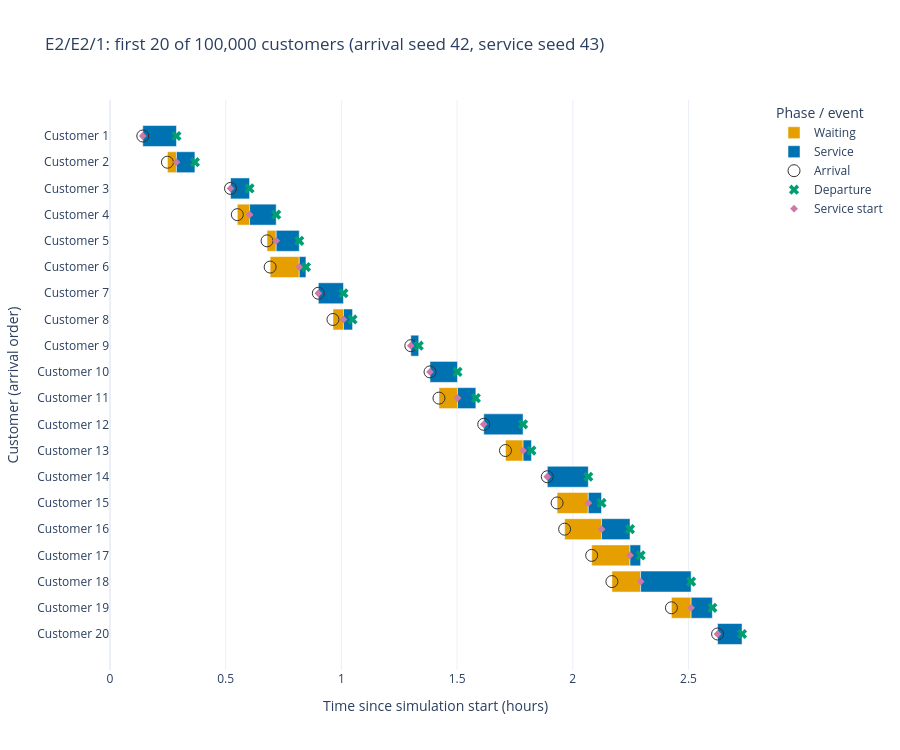

Here is the notebook cell this chart was saved with:
### Markdown cell above
#### 6. Gantt chart: first 20 customers

Only the first 20 customers are shown. Orange spans arrival (`AT`) to service start (`TSB`); blue spans service start to departure (`TSE`). Hover to inspect the times in hours (and days) since simulation start.

### Code cell
first = df.sort_values(["AT", "c_id"]).head(20)
fig = plot_gantt(first, title=f"{example_title}: first {len(first)} of {len(df):,} customers "
                             f"(arrival seed {arrival_seed}, service seed {service_seed})")
fig.show()
first[["c_id", "AT", "TSB", "TSE", "TCWQ", "ST", "TCSS", "s_id"]]

### Figure 1 — Plotly figure (JSON) as saved in the notebook; plotly's stock layout.template omitted (floating-point values rounded to 4 significant figures)
{"data": [{"base": [0.1417, 0.2482, 0.5208, 0.5503, 0.6787, 0.6921, 0.9003, 0.9636, 1.3, 1.383, 1.422, 1.615, 1.709, 1.89, 1.932, 1.965, 2.082, 2.169, 2.426, 2.626], "customdata": [["0.14 h (0.01 days)", "0.14 h (0.01 days)", "0 h (0 days)"], ["0.25 h (0.01 days)", "0.29 h (0.01 days)", "0.04 h (0 days)"], ["0.52 h (0.02 days)", "0.52 h (0.02 days)", "0 h (0 days)"], ["0.55 h (0.02 days)", "0.6 h (0.03 days)", "0.05 h (0 days)"], ["0.68 h (0.03 days)", "0.72 h (0.03 days)", "0.04 h (0 days)"], ["0.69 h (0.03 days)", "0.82 h (0.03 days)", "0.13 h (0.01 days)"], ["0.9 h (0.04 days)", "0.9 h (0.04 days)", "0 h (0 days)"], ["0.96 h (0.04 days)", "1.01 h (0.04 days)", "0.05 h (0 days)"], ["1.3 h (0.05 days)", "1.3 h (0.05 days)", "0 h (0 days)"], ["1.38 h (0.06 days)", "1.38 h (0.06 days)", "0 h (0 days)"], ["1.42 h (0.06 days)", "1.5 h (0.06 days)", "0.08 h (0 days)"], ["1.62 h (0.07 days)", "1.62 h (0.07 days)", "0 h (0 days)"], ["1.71 h (0.07 days)", "1.79 h (0.07 days)", "0.08 h (0 days)"], ["1.89 h (0.08 days)", "1.89 h (0.08 days)", "0 h (0 days)"], ["1.93 h (0.08 days)", "2.07 h (0.09 days)", "0.13 h (0.01 days)"], ["1.96 h (0.08 days)", "2.12 h (0.09 days)", "0.16 h (0.01 days)"], ["2.08 h (0.09 days)", "2.25 h (0.09 days)", "0.17 h (0.01 days)"], ["2.17 h (0.09 days)", "2.29 h (0.1 days)", "0.12 h (0.01 days)"], ["2.43 h (0.1 days)", "2.51 h (0.1 days)", "0.09 h (0 days)"], ["2.63 h (0.11 days)", "2.63 h (0.11 days)", "0 h (0 days)"]], "hovertemplate": "%{text}<br>Start: %{customdata[0]}<br>End: %{customdata[1]}<br>Duration: %{customdata[2]}<extra>%{fullData.name}</extra>", "marker": {"color": "#E69F00"}, "name": "Waiting", "orientation": "h", "text": ["Customer 1", "Customer 2", "Customer 3", "Customer 4", "Customer 5", "Customer 6", "Customer 7", "Customer 8", "Customer 9", "Customer 10", "Customer 11", "Customer 12", "Customer 13", "Customer 14", "Customer 15", "Customer 16", "Customer 17", "Customer 18", "Customer 19", "Customer 20"], "textposition": "none", "type": "bar", "x": [0.0, 0.03895, 0.0, 0.0529, 0.03946, 0.1259, 0.0, 0.04541, 0.0, 0.0, 0.0801, 0.0, 0.07619, 0.0, 0.1349, 0.1594, 0.1656, 0.1241, 0.08518, 0.0], "y": ["Customer 1", "Customer 2", "Customer 3", "Customer 4", "Customer 5", "Customer 6", "Customer 7", "Customer 8", "Customer 9", "Customer 10", "Customer 11", "Customer 12", "Customer 13", "Customer 14", "Customer 15", "Customer 16", "Customer 17", "Customer 18", "Customer 19", "Customer 20"]}, {"base": [0.1417, 0.2872, 0.5208, 0.6032, 0.7182, 0.8179, 0.9003, 1.009, 1.3, 1.383, 1.502, 1.615, 1.785, 1.89, 2.067, 2.124, 2.247, 2.293, 2.511, 2.626], "customdata": [["0.14 h (0.01 days)", "0.29 h (0.01 days)", "0.15 h (0.01 days)"], ["0.29 h (0.01 days)", "0.37 h (0.02 days)", "0.08 h (0 days)"], ["0.52 h (0.02 days)", "0.6 h (0.03 days)", "0.08 h (0 days)"], ["0.6 h (0.03 days)", "0.72 h (0.03 days)", "0.12 h (0 days)"], ["0.72 h (0.03 days)", "0.82 h (0.03 days)", "0.1 h (0 days)"], ["0.82 h (0.03 days)", "0.85 h (0.04 days)", "0.03 h (0 days)"], ["0.9 h (0.04 days)", "1.01 h (0.04 days)", "0.11 h (0 days)"], ["1.01 h (0.04 days)", "1.05 h (0.04 days)", "0.04 h (0 days)"], ["1.3 h (0.05 days)", "1.33 h (0.06 days)", "0.03 h (0 days)"], ["1.38 h (0.06 days)", "1.5 h (0.06 days)", "0.12 h (0 days)"], ["1.5 h (0.06 days)", "1.58 h (0.07 days)", "0.08 h (0 days)"], ["1.62 h (0.07 days)", "1.79 h (0.07 days)", "0.17 h (0.01 days)"], ["1.79 h (0.07 days)", "1.82 h (0.08 days)", "0.04 h (0 days)"], ["1.89 h (0.08 days)", "2.07 h (0.09 days)", "0.18 h (0.01 days)"], ["2.07 h (0.09 days)", "2.12 h (0.09 days)", "0.06 h (0 days)"], ["2.12 h (0.09 days)", "2.25 h (0.09 days)", "0.12 h (0.01 days)"], ["2.25 h (0.09 days)", "2.29 h (0.1 days)", "0.05 h (0 days)"], ["2.29 h (0.1 days)", "2.51 h (0.1 days)", "0.22 h (0.01 days)"], ["2.51 h (0.1 days)", "2.6 h (0.11 days)", "0.09 h (0 days)"], ["2.63 h (0.11 days)", "2.73 h (0.11 days)", "0.11 h (0 days)"]], "hovertemplate": "%{text}<br>Start: %{customdata[0]}<br>End: %{customdata[1]}<br>Duration: %{customdata[2]}<extra>%{fullData.name}</extra>", "marker": {"color": "#0072B2"}, "name": "Service", "orientation": "h", "text": ["Customer 1", "Customer 2", "Customer 3", "Customer 4", "Customer 5", "Customer 6", "Customer 7", "Customer 8", "Customer 9", "Customer 10", "Customer 11", "Customer 12", "Customer 13", "Customer 14", "Customer 15", "Customer 16", "Customer 17", "Customer 18", "Customer 19", "Customer 20"], "textposition": "none", "type": "bar", "x": [0.1455, 0.07977, 0.08236, 0.115, 0.09974, 0.02889, 0.1087, 0.03929, 0.03421, 0.1188, 0.07926, 0.1701, 0.03617, 0.1771, 0.05713, 0.1231, 0.04594, 0.2182, 0.09174, 0.1057], "y": ["Customer 1", "Customer 2", "Customer 3", "Customer 4", "Customer 5", "Customer 6", "Customer 7", "Customer 8", "Customer 9", "Customer 10", "Customer 11", "Customer 12", "Customer 13", "Customer 14", "Customer 15", "Customer 16", "Customer 17", "Customer 18", "Customer 19", "Customer 20"]}, {"customdata": ["0.14 h (0.01 days)", "0.25 h (0.01 days)", "0.52 h (0.02 days)", "0.55 h (0.02 days)", "0.68 h (0.03 days)", "0.69 h (0.03 days)", "0.9 h (0.04 days)", "0.96 h (0.04 days)", "1.3 h (0.05 days)", "1.38 h (0.06 days)", "1.42 h (0.06 days)", "1.62 h (0.07 days)", "1.71 h (0.07 days)", "1.89 h (0.08 days)", "1.93 h (0.08 days)", "1.96 h (0.08 days)", "2.08 h (0.09 days)", "2.17 h (0.09 days)", "2.43 h (0.1 days)", "2.63 h (0.11 days)"], "hovertemplate": "%{text}<br>Time: %{customdata}<extra>%{fullData.name}</extra>", "marker": {"color": "#333333", "size": 12, "symbol": "circle-open"}, "mode": "markers", "name": "Arrival", "text": ["Customer 1", "Customer 2", "Customer 3", "Customer 4", "Customer 5", "Customer 6", "Customer 7", "Customer 8", "Customer 9", "Customer 10", "Customer 11", "Customer 12", "Customer 13", "Customer 14", "Customer 15", "Customer 16", "Customer 17", "Customer 18", "Customer 19", "Customer 20"], "type": "scatter", "x": [0.1417, 0.2482, 0.5208, 0.5503, 0.6787, 0.6921, 0.9003, 0.9636, 1.3, 1.383, 1.422, 1.615, 1.709, 1.89, 1.932, 1.965, 2.082, 2.169, 2.426, 2.626], "y": ["Customer 1", "Customer 2", "Customer 3", "Customer 4", "Customer 5", "Customer 6", "Customer 7", "Customer 8", "Customer 9", "Customer 10", "Customer 11", "Customer 12", "Customer 13", "Customer 14", "Customer 15", "Customer 16", "Customer 17", "Customer 18", "Customer 19", "Customer 20"]}, {"customdata": ["0.29 h (0.01 days)", "0.37 h (0.02 days)", "0.6 h (0.03 days)", "0.72 h (0.03 days)", "0.82 h (0.03 days)", "0.85 h (0.04 days)", "1.01 h (0.04 days)", "1.05 h (0.04 days)", "1.33 h (0.06 days)", "1.5 h (0.06 days)", "1.58 h (0.07 days)", "1.79 h (0.07 days)", "1.82 h (0.08 days)", "2.07 h (0.09 days)", "2.12 h (0.09 days)", "2.25 h (0.09 days)", "2.29 h (0.1 days)", "2.51 h (0.1 days)", "2.6 h (0.11 days)", "2.73 h (0.11 days)"], "hovertemplate": "%{text}<br>Time: %{customdata}<extra>%{fullData.name}</extra>", "marker": {"color": "#009E73", "size": 9, "symbol": "x"}, "mode": "markers", "name": "Departure", "text": ["Customer 1", "Customer 2", "Customer 3", "Customer 4", "Customer 5", "Customer 6", "Customer 7", "Customer 8", "Customer 9", "Customer 10", "Customer 11", "Customer 12", "Customer 13", "Customer 14", "Customer 15", "Customer 16", "Customer 17", "Customer 18", "Customer 19", "Customer 20"], "type": "scatter", "x": [0.2872, 0.3669, 0.6032, 0.7182, 0.8179, 0.8468, 1.009, 1.048, 1.334, 1.502, 1.581, 1.785, 1.821, 2.067, 2.124, 2.247, 2.293, 2.511, 2.603, 2.731], "y": ["Customer 1", "Customer 2", "Customer 3", "Customer 4", "Customer 5", "Customer 6", "Customer 7", "Customer 8", "Customer 9", "Customer 10", "Customer 11", "Customer 12", "Customer 13", "Customer 14", "Customer 15", "Customer 16", "Customer 17", "Customer 18", "Customer 19", "Customer 20"]}, {"customdata": ["0.14 h (0.01 days)", "0.29 h (0.01 days)", "0.52 h (0.02 days)", "0.6 h (0.03 days)", "0.72 h (0.03 days)", "0.82 h (0.03 days)", "0.9 h (0.04 days)", "1.01 h (0.04 days)", "1.3 h (0.05 days)", "1.38 h (0.06 days)", "1.5 h (0.06 days)", "1.62 h (0.07 days)", "1.79 h (0.07 days)", "1.89 h (0.08 days)", "2.07 h (0.09 days)", "2.12 h (0.09 days)", "2.25 h (0.09 days)", "2.29 h (0.1 days)", "2.51 h (0.1 days)", "2.63 h (0.11 days)"], "hovertemplate": "%{text}<br>Time: %{customdata}<extra>%{fullData.name}</extra>", "marker": {"color": "#CC79A7", "size": 6, "symbol": "diamond"}, "mode": "markers", "name": "Service start", "text": ["Customer 1", "Customer 2", "Customer 3", "Customer 4", "Customer 5", "Customer 6", "Customer 7", "Customer 8", "Customer 9", "Customer 10", "Customer 11", "Customer 12", "Customer 13", "Customer 14", "Customer 15", "Customer 16", "Customer 17", "Customer 18", "Customer 19", "Customer 20"], "type": "scatter", "x": [0.1417, 0.2872, 0.5208, 0.6032, 0.7182, 0.8179, 0.9003, 1.009, 1.3, 1.383, 1.502, 1.615, 1.785, 1.89, 2.067, 2.124, 2.247, 2.293, 2.511, 2.626], "y": ["Customer 1", "Customer 2", "Customer 3", "Customer 4", "Customer 5", "Customer 6", "Customer 7", "Customer 8", "Customer 9", "Customer 10", "Customer 11", "Customer 12", "Customer 13", "Customer 14", "Customer 15", "Customer 16", "Customer 17", "Customer 18", "Customer 19", "Customer 20"]}, {"customdata": [], "hovertemplate": "%{text}<br>Time: %{customdata}<extra>%{fullData.name}</extra>", "marker": {"color": "red", "size": 12, "symbol": "x"}, "mode": "markers", "name": "Reneged", "text": [], "type": "scatter", "x": [], "y": []}], "layout": {"barmode": "overlay", "height": 750, "legend": {"title": {"text": "Phase / event"}}, "title": {"text": "E2/E2/1: first 20 of 100,000 customers (arrival seed 42, service seed 43)"}, "xaxis": {"range": [0, 2.813], "title": {"text": "Time since simulation start (hours)"}}, "yaxis": {"autorange": "reversed", "categoryarray": ["Customer 1", "Customer 2", "Customer 3", "Customer 4", "Customer 5", "Customer 6", "Customer 7", "Customer 8", "Customer 9", "Customer 10", "Customer 11", "Customer 12", "Customer 13", "Customer 14", "Customer 15", "Customer 16", "Customer 17", "Customer 18", "Customer 19", "Customer 20"], "categoryorder": "array", "tickmode": "array", "ticktext": ["Customer 1", "Customer 2", "Customer 3", "Customer 4", "Customer 5", "Customer 6", "Customer 7", "Customer 8", "Customer 9", "Customer 10", "Customer 11", "Customer 12", "Customer 13", "Customer 14", "Customer 15", "Customer 16", "Customer 17", "Customer 18", "Customer 19", "Customer 20"], "tickvals": ["Customer 1", "Customer 2", "Customer 3", "Customer 4", "Customer 5", "Customer 6", "Customer 7", "Customer 8", "Customer 9", "Customer 10", "Customer 11", "Customer 12", "Customer 13", "Customer 14", "Customer 15", "Customer 16", "Customer 17", "Customer 18", "Customer 19", "Customer 20"], "title": {"text": "Customer (arrival order)"}}}}
